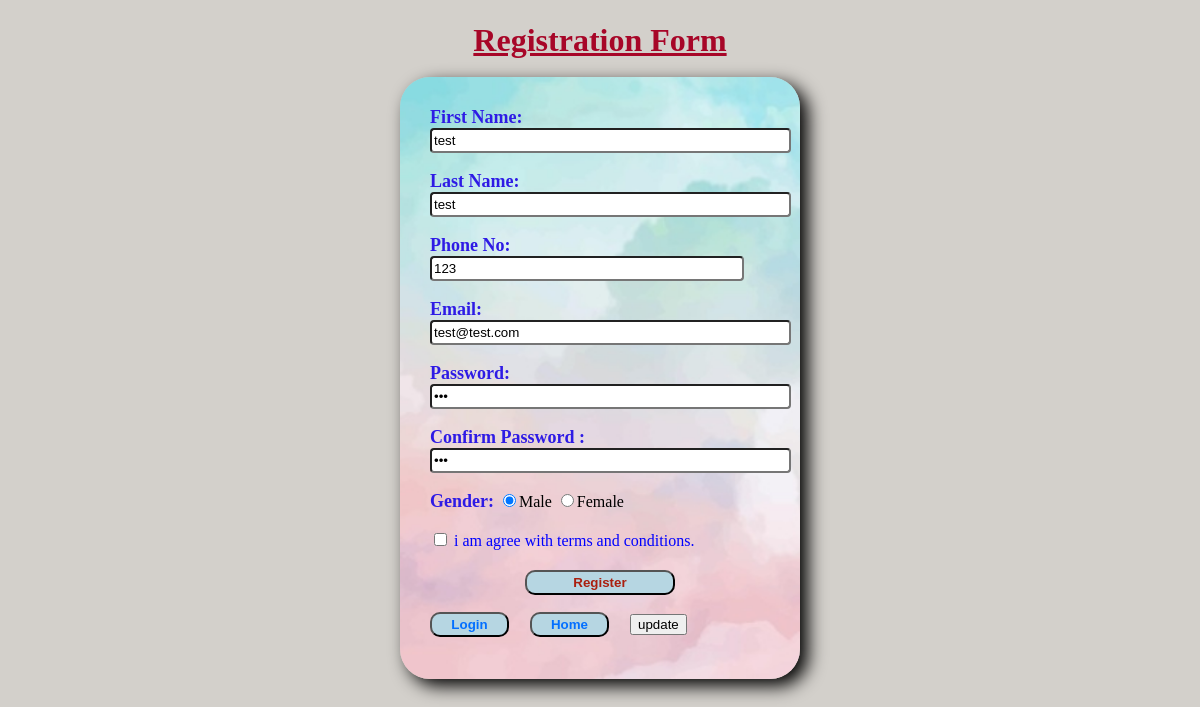
Screenshot of /home/edit_user/1 with the database file from the repository.
### courseapp/models.py (models this page shows)
class Register(models.Model):
    fname = models.CharField(max_length=100)
    lname = models.CharField(max_length=100)
    phone = models.IntegerField()
    email = models.CharField(max_length=200)
    password = models.CharField(max_length=100)
    gender = models.CharField(max_length=20)
    status = models.IntegerField(default=1)

### courseapp/views.py (the view)
# urls.py: path('edit_user/<id>',views.edit_user,name='edit_user'),
def edit_user(request,id):
    user=Register.objects.get(id=id)
    data={'title':'Edit | Coursemela','user':user}
    return render(request,'edit.html',data)

### courseapp/templates/edit.html (shortened to what this page needs)
<html>
{% load static %}
<head>
</head>
<body>
		<center><h1><u>Registration Form</u></h1></center>
		<div class="innerbox">
		<form action="{% url 'update' %}" method="POST" enctype="multipart/form-data">
			<label style="font-size:18px; color:#2E1BE5;"><b>First Name:</b></label>
			<br>
			<input class="input" size="42px" type="text" value="{{user.fname}}" name="fname" placeholder="Enter First Name" required>
			<br>
			<br>
			<label style="font-size:18px;color:#2E1BE5;"><b>Last Name:</b></label>
			<br>
			<input class="input" size="42px" value="{{user.lname}}" type="text" name="lname" placeholder="Enter Last Name" required>
			<br>
			<br>
			<label style="font-size:18px;color:#2E1BE5;"><b>Phone No:</b></label>
			<br>
			<input class="input" style="width:314px" value="{{user.phone}}" type="number" name="phone" placeholder="Enter Phone No." required>
			<br>
			<br>
			<label style="font-size:18px;color:#2E1BE5;"><b>Email:</b></label>
			<br>
			<input class="input" size="42px" value="{{user.email}}" type="email" name="email" placeholder="Enter Your Email Id" required>
			<br>
			<br>
            <label style="font-size:18px;color:#2E1BE5;"><b>Password:</b></label>
			<br>
			<input class="input" size="42px" value="{{user.password}}" type="password" name="password" placeholder="Password" required>
			<br><br>
			<label style="font-size:18px;color:#2E1BE5;"><b>Confirm Password : </b></label>
			<input class="input" size="42px" value="{{user.password}}" type="password" name="cpassword" placeholder="Confirm Password" required>
			<br><br>
			<label style="font-size:18px;color:#2E1BE5;"><b>Gender:</b></label>
			<input value='male' id="male" type="radio" name="gender"required checked/><label for="male">Male</label>
            <input value='female' id="female" type="radio" name="gender"required/><label for="female">Female</label>
        <br>
		<br>
            <input type="checkbox" name="check" required/>
            <label style="color:blue;">i am agree with terms and conditions.</label>
            <br>
            <input id="btn" type="submit" value="Register"/>
			<button type="button" onclick="window.location.href='{% url 'signup' %}'" class="btn1">Login</button>
			<button type="button" onclick="window.location.href='{% url 'index' %}'" class="btn1">Home</button>
            <input type="submit" value="update" id="button"><br><br>
		</form>
		</div>
</body>
</html>

### courseapp/templates/edit.html (style rules this page uses)
body { background-color:#D3D0CB; margin-top:22px; }
.innerbox { width: 400px; height: all; background:url(../static/img/inback.jpg); background-size: cover; box-sizing: border-box; padding-top:30px; padding-left:30px; padding-bottom:10px; padding-right:30px; box-shadow: 8px 7px 18px; border-radius: 30px; margin:auto; }
h1 { margin-bottom:18px; margin-top:18px; color:#a70628; }
#btn { position: absolute; left: 50%; transform: translateX(-50%); margin-top: 20px; margin-bottom: -45px; color: #aa1f0f; font-weight: bold; border-radius: 10px; background-color: #b6d6e2; width: 150px; height: 25px; }
.btn1 { margin-top: 62px; margin-bottom: -18px; color: #036fff; font-weight: bold; border-radius: 10px; background-color: #b6d6e2; width: 79px; height: 25px; margin-right: 17px; }
.input { border-radius: 4px; height:25px; }

### rows the page displays
Register: fname "test", lname "test", phone "123", email "test@test.com"
